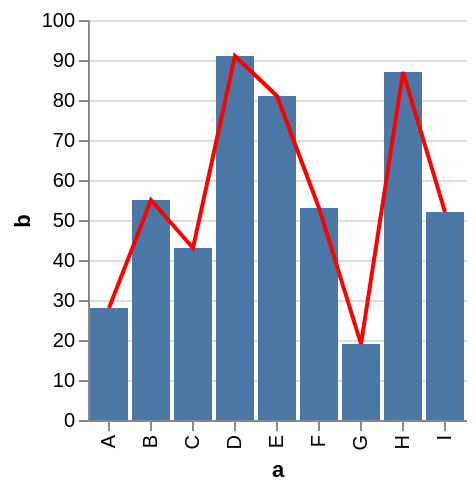

The specification (Vega-Lite) saved for this image:
### Vega specification from a JSON file in a GitHub repository (floating-point values rounded to 4 significant figures)
{"$schema": "https://vega.github.io/schema/vega/v3.0.json", "autosize": "pad", "padding": 5, "encode": {"update": {"fill": {"value": "transparent"}}}, "data": [{"name": "source_0", "values": [{"a": "A", "b": 28}, {"a": "B", "b": 55}, {"a": "C", "b": 43}, {"a": "D", "b": 91}, {"a": "E", "b": 81}, {"a": "F", "b": 53}, {"a": "G", "b": 19}, {"a": "H", "b": 87}, {"a": "I", "b": 52}]}, {"name": "data_1", "source": "source_0", "transform": [{"type": "formula", "expr": "toNumber(datum[\"b\"])", "as": "b"}, {"type": "filter", "expr": "datum[\"b\"] !== null && !isNaN(datum[\"b\"])"}]}, {"name": "data_2", "source": "source_0", "transform": [{"type": "formula", "expr": "toNumber(datum[\"b\"])", "as": "b"}, {"type": "filter", "expr": "datum[\"b\"] !== null && !isNaN(datum[\"b\"])"}, {"type": "collect", "sort": {"field": "a", "order": "descending"}}]}], "signals": [{"name": "x_step", "value": 21}, {"name": "width", "update": "bandspace(domain('x').length, 0.1, 0.05) * x_step"}, {"name": "height", "update": "200"}], "marks": [{"name": "layer_0_marks", "type": "rect", "role": "bar", "from": {"data": "data_1"}, "encode": {"update": {"x": {"scale": "x", "field": "a"}, "width": {"scale": "x", "band": true}, "y": {"scale": "y", "field": "b"}, "y2": {"scale": "y", "value": 0}, "fill": {"value": "#4c78a8"}}}, "clip": true}, {"name": "layer_1_marks", "type": "line", "from": {"data": "data_2"}, "encode": {"update": {"x": {"scale": "x", "field": "a", "band": 0.5}, "y": {"scale": "y", "field": "b"}, "stroke": {"value": "red"}}}, "clip": true}], "scales": [{"name": "x", "type": "band", "domain": {"fields": [{"data": "data_1", "field": "a"}, {"data": "data_2", "field": "a"}], "sort": true}, "range": {"step": {"signal": "x_step"}}, "round": true, "paddingInner": 0.1, "paddingOuter": 0.05}, {"name": "y", "type": "linear", "domain": {"fields": [{"data": "data_1", "field": "b"}, {"data": "data_2", "field": "b"}], "sort": true}, "range": [200, 0], "round": true, "nice": true, "zero": true}], "axes": [{"scale": "x", "orient": "bottom", "tickCount": 5, "title": "a", "zindex": 1, "encode": {"labels": {"update": {"angle": {"value": 270}, "align": {"value": "right"}, "baseline": {"value": "middle"}}}}}, {"scale": "y", "orient": "left", "title": "b", "zindex": 1}, {"scale": "y", "domain": false, "grid": true, "labels": false, "orient": "left", "ticks": false, "zindex": 0, "gridScale": "x"}]}
